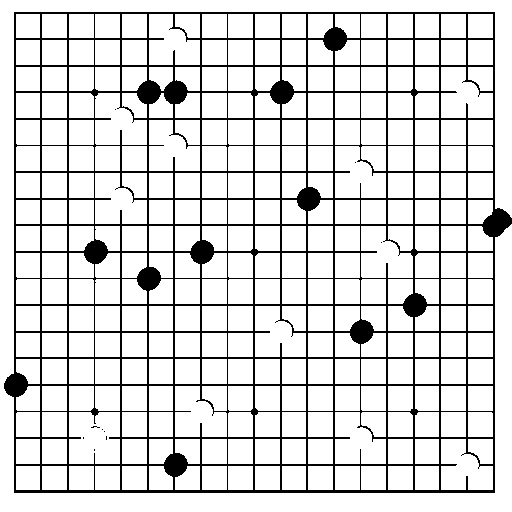
#> input picture pic5_2.jpg, 512 x 512 px
$ python imgprocess.py   (older library calls are emulated)
#> lines starting #> are read from the running program, lines starting #| are printed output that depends on the picture; after the words box and inside, x2 and y2 are one past the last pixel; in counts of white or black regions, pixels touching at a corner belong together
import cv2
from cv2 import circle
import numpy as np
img = cv2.imread('pic5_2.jpg')#读取图片
#> img is the input picture: shape (512, 512, 3); min 0, max 255, mean 218.5
b=[]
size=512#图像大小
f=open('pictest2.txt','r')
#> (reads pictest2.txt from the repository)
for line in f.readlines():
     a = line.replace("\n", "")
     b.append(a.split(" "))
b.remove(['4'])
for i in range(0,4):
     b[i][0]=int(float(b[i][0])*size)
     b[i][1]=int(float(b[i][1])*size)
print(b)
distance=(abs(b[0][0]-b[2][0]))/18
print(distance)
point=np.zeros((19,19,2),dtype=np.int)
for i in range(0,19):
     for j in range(0, 19):
          point[i][j]=([int(b[0][0]+distance*i),int(b[0][1]+distance*j)])


def blaorwhi(img,point):
     sum=0
     flag=0
     global thirddis

     for i in range(-5,5):
          for j in range(-5,5):
               if (img[point[0]+i, point[1]+j, 0] < 50):#判断区域内是否有黑点
                    flag = 1
               sum=sum+(img[point[0]+i,point[1]+j,0])
     color=sum/100

     if(color<125):
          return(1)
     elif(flag ):
          return(0)
     else:
          return(2)
chessboard=np.zeros((19,19),dtype=np.int)
'''
for i in range(0,19):
     for j in range(0, 19):
          print(img[point[i][j][0],point[i][j][1],0])
'''
for i in range(0,19):
     for j in range(0, 19):
          chessboard[i][j]=blaorwhi(img,point[i][j])
print(chessboard)
#| [[0 0 0 0 0 0 0 0 0 0 0 0 0 0 0 0 0 0 0]
#|  [0 0 0 0 0 0 2 0 0 0 0 0 1 0 0 0 0 0 0]
#|  [0 0 0 0 0 0 0 0 0 0 0 0 0 0 0 0 0 0 0]
#|  [0 0 0 0 0 1 1 0 0 0 1 0 0 0 0 0 0 2 0]
#|  [0 0 0 0 2 0 0 0 0 0 0 0 0 0 0 0 0 0 0]
#|  [0 0 0 0 0 0 2 0 0 0 0 0 0 0 0 0 0 0 0]
#|  [0 0 0 0 0 0 0 0 0 0 0 0 0 2 0 0 0 0 0]
#|  [0 0 0 0 2 0 0 0 0 0 0 1 0 0 0 0 0 0 0]
#|  [0 0 0 0 0 0 0 0 0 0 0 0 0 0 0 0 0 0 1]
#|  [0 0 0 1 0 0 0 1 0 0 0 0 0 0 2 0 0 0 0]
#|  [0 0 0 0 0 1 0 0 0 0 0 0 0 0 0 0 0 0 0]
#|  [0 0 0 0 0 0 0 0 0 0 0 0 0 0 0 1 0 0 0]
#> (further printed lines are left out)


for i in range(0,4):
     circle(img,(b[i][0],b[i][1]),3,(0,0,255))
#> img: shape (512, 512, 3); 0.02% of pixels changed, all inside (x1, y1, x2, y2) = (12, 9, 498, 494)
for i in range(0,19):
     for j in range(0, 19):
          if(chessboard[i][j]==1):
               circle(img,(point[i][j][0],point[i][j][1]),2,(0,0,255))
          if(chessboard[i][j]==2):
               circle(img, (point[i][j][0], point[i][j][1]), 2, (255, 0, 0))
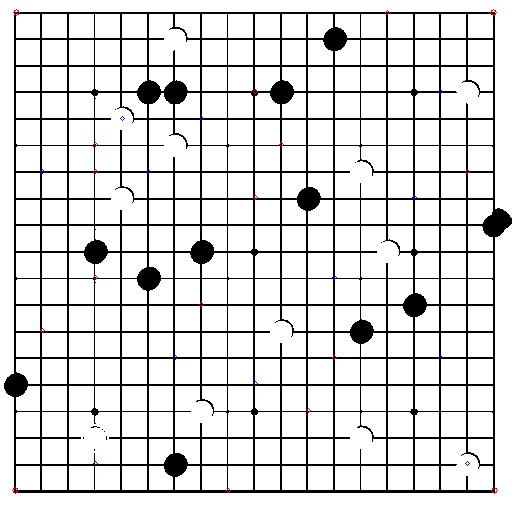
#> img: shape (512, 512, 3); mean B, G, R 218.5, 218.4, 218.6
'''
for i in range(0,19):
     for j in range(0, 19):
          circle(img,(point[i][j][0],point[i][j][1]),2,(0,0,255))
'''
cv2.imshow('img', img)
cv2.waitKey(0)
